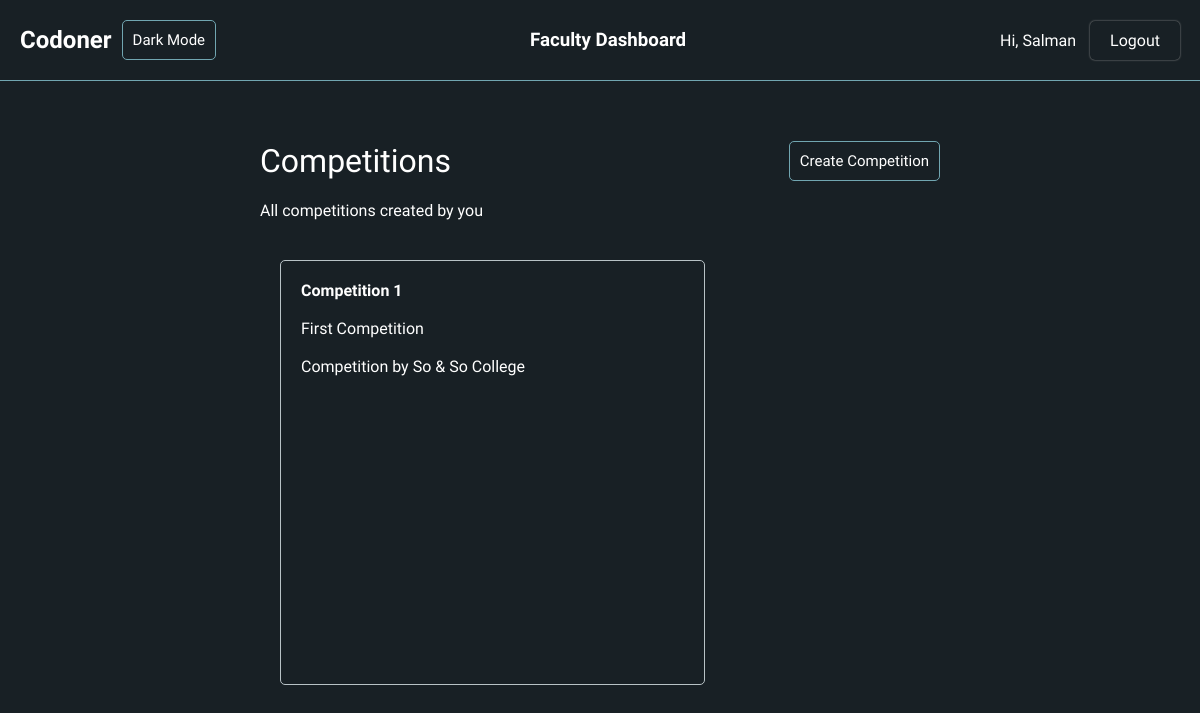
Page /user/ (signed in) on the earlier database version.
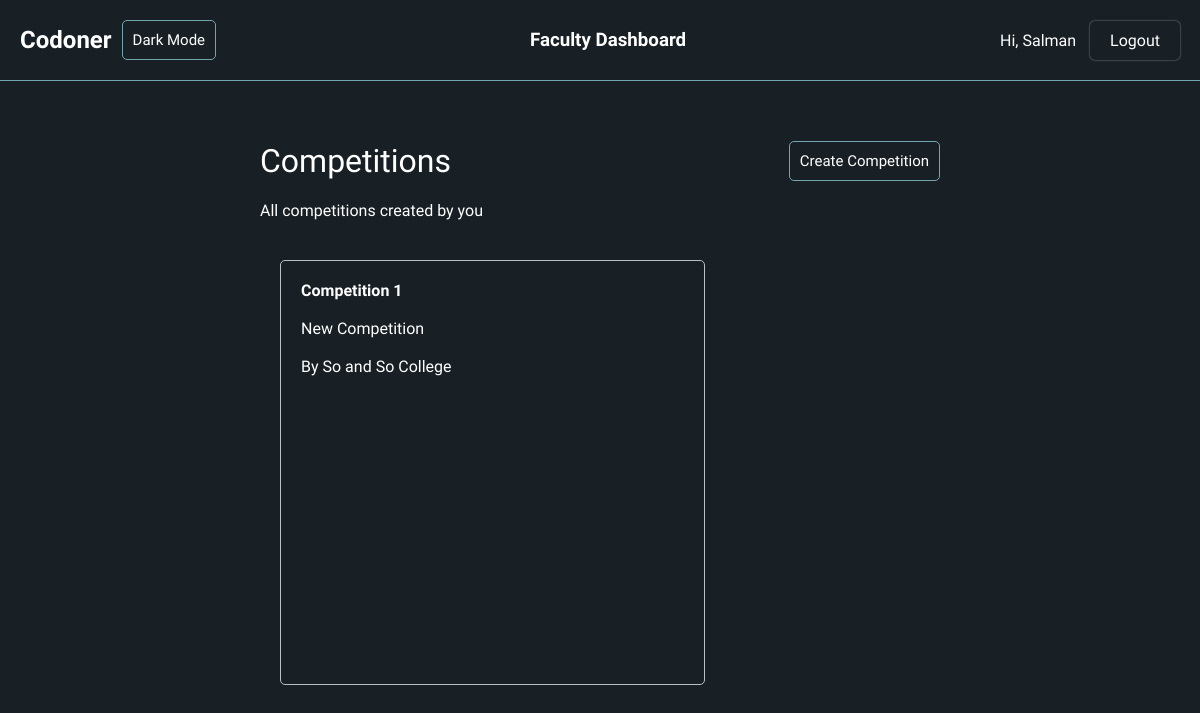
Same page on the later database version.
### main/models.py (models this page shows, shortened)
class Competition(models.Model):
    title = models.CharField(max_length=256)
    description = models.TextField()
    creator = models.ForeignKey(User, on_delete=models.CASCADE, null=True)

### account/views.py (the view, shortened to what this page needs)
# urls.py: path('', dashboard_view),
@login_required(login_url='/user/login')
def dashboard_view(request):
    if request.user.is_staff:
        competitions = Competition.objects.filter(creator=request.user)
        return render(request, 'dashboard.html', context={'competitions': competitions})
    else:
        return redirect('/code')

### account/templates/dashboard.html (shortened to what this page needs)
{% extends "base.html" %}
{% load static %}
{% block stylesheet %}
<link rel="stylesheet" href="{% static 'css/question.css' %}">
{% endblock %}
{% block content %}
    <div class="question">
        <div class="question-title">
            Competitions
            <button onclick="showAddForm()">Create Competition</button>
        </div>
        <div class="question-description">
            All competitions created by you
        </div>
        <div class="testcases">
            {% for competition in competitions %}
                <div class="testcase">
                    <a href="/user/competition/{{competition.id}}/">
                        <b>
                            Competition {{forloop.counter}} <br><br>
                        </b>
                        {{competition.title}} <br><br>
                        {{competition.description}}
                    </a>
                </div>
            {% empty %}
                <div class="testcase">
                    No Competition found, Create one
                </div>
            {% endfor %}
        </div>
    </div>
{% endblock %}

Differences in the rows shown:
changed Competition: title "First Competition" → "New Competition"; description "Competition by So & So College" → "By So and So College"
